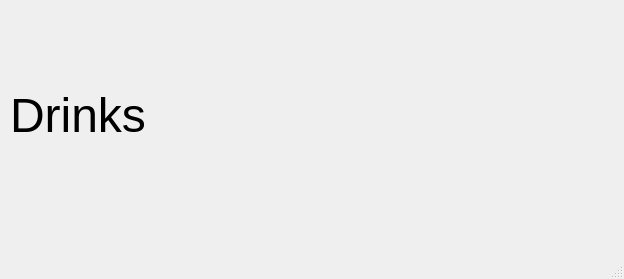
<?xml version="1.0" encoding="UTF-8"?>
<ui version="4.0">
 <class>MainWindow</class>
 <widget class="QMainWindow" name="MainWindow">
  <property name="geometry">
   <rect>
    <x>0</x>
    <y>0</y>
    <width>624</width>
    <height>279</height>
   </rect>
  </property>
  <property name="windowTitle">
   <string>MainWindow</string>
  </property>
  <widget class="QWidget" name="centralwidget">
   <widget class="QLabel" name="Drinks">
    <property name="geometry">
     <rect>
      <x>10</x>
      <y>30</y>
      <width>521</width>
      <height>171</height>
     </rect>
    </property>
    <property name="font">
     <font>
      <pointsize>36</pointsize>
     </font>
    </property>
    <property name="text">
     <string>Drinks</string>
    </property>
   </widget>
  </widget>
  <widget class="QMenuBar" name="menubar">
   <property name="geometry">
    <rect>
     <x>0</x>
     <y>0</y>
     <width>624</width>
     <height>21</height>
    </rect>
   </property>
  </widget>
  <widget class="QStatusBar" name="statusbar"/>
 </widget>
 <resources/>
 <connections/>
</ui>
